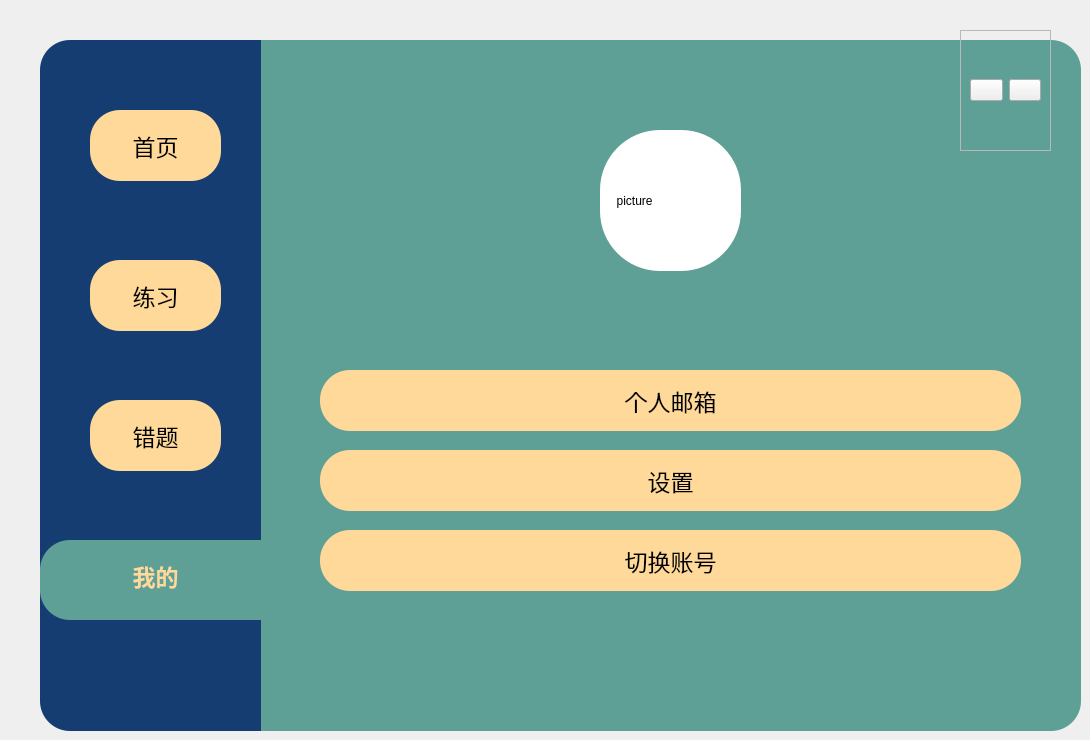
   <widget class="QWidget" name="page_8">
    <widget class="QFrame" name="frame_12">
     <property name="geometry">
      <rect>
       <x>40</x>
       <y>40</y>
       <width>221</width>
       <height>691</height>
      </rect>
     </property>
     <property name="styleSheet">
      <string notr="true">QFrame{
	background-color: rgb(21,61,114);
	border-top-left-radius:30px;
	border-bottom-left-radius:30px;
}</string>
     </property>
     <property name="frameShape">
      <enum>QFrame::StyledPanel</enum>
     </property>
     <property name="frameShadow">
      <enum>QFrame::Raised</enum>
     </property>
     <widget class="QPushButton" name="Bt_wrong_3">
      <property name="geometry">
       <rect>
        <x>50</x>
        <y>360</y>
        <width>131</width>
        <height>71</height>
       </rect>
      </property>
      <property name="font">
       <font>
        <pointsize>17</pointsize>
        <weight>50</weight>
        <bold>false</bold>
       </font>
      </property>
      <property name="styleSheet">
       <string notr="true">QPushButton{
	background-color: rgb(255, 217, 154);
	color: rgb(0, 0, 0);
	border-radius:30px

}
QPushButton:pressed{
	padding-left:5px;
	padding-top:5px;
}</string>
      </property>
      <property name="text">
       <string>错题</string>
      </property>
     </widget>
     <widget class="QPushButton" name="Bt_exercise_3">
      <property name="geometry">
       <rect>
        <x>50</x>
        <y>220</y>
        <width>131</width>
        <height>71</height>
       </rect>
      </property>
      <property name="font">
       <font>
        <pointsize>17</pointsize>
        <weight>50</weight>
        <bold>false</bold>
       </font>
      </property>
      <property name="styleSheet">
       <string notr="true">QPushButton{
	background-color: rgb(255, 217, 154);
	color: rgb(0, 0, 0);
	border-radius:30px

}
QPushButton:pressed{
	padding-left:5px;
	padding-top:5px;
}</string>
      </property>
      <property name="text">
       <string>练习</string>
      </property>
     </widget>
     <widget class="QPushButton" name="Bt_main_3">
      <property name="geometry">
       <rect>
        <x>50</x>
        <y>70</y>
        <width>131</width>
        <height>71</height>
       </rect>
      </property>
      <property name="font">
       <font>
        <pointsize>17</pointsize>
        <weight>50</weight>
        <bold>false</bold>
       </font>
      </property>
      <property name="styleSheet">
       <string notr="true">QPushButton{
	background-color: rgb(255, 217, 154);
	color: rgb(0, 0, 0);
	border-radius:30px

}
QPushButton:pressed{
	padding-left:5px;
	padding-top:5px;
}</string>
      </property>
      <property name="text">
       <string>首页</string>
      </property>
     </widget>
     <widget class="QFrame" name="frame_14">
      <property name="geometry">
       <rect>
        <x>0</x>
        <y>500</y>
        <width>221</width>
        <height>80</height>
       </rect>
      </property>
      <property name="styleSheet">
       <string notr="true">background-color: rgb(94,159,150);
border-top-left-radius:30px;
border-bottom-left-radius:30px</string>
      </property>
      <property name="frameShape">
       <enum>QFrame::StyledPanel</enum>
      </property>
      <property name="frameShadow">
       <enum>QFrame::Raised</enum>
      </property>
      <widget class="QPushButton" name="Bt_setting_3">
       <property name="geometry">
        <rect>
         <x>50</x>
         <y>0</y>
         <width>131</width>
         <height>71</height>
        </rect>
       </property>
       <property name="font">
        <font>
         <pointsize>17</pointsize>
         <weight>75</weight>
         <bold>true</bold>
         <underline>false</underline>
         <strikeout>false</strikeout>
        </font>
       </property>
       <property name="styleSheet">
        <string notr="true">color:rgb(255,217,154)</string>
       </property>
       <property name="text">
        <string>我的</string>
       </property>
      </widget>
     </widget>
     <zorder>frame_14</zorder>
     <zorder>Bt_wrong_3</zorder>
     <zorder>Bt_exercise_3</zorder>
     <zorder>Bt_main_3</zorder>
    </widget>
    <widget class="QPushButton" name="Bt_newacount">
     <property name="geometry">
      <rect>
       <x>320</x>
       <y>530</y>
       <width>701</width>
       <height>61</height>
      </rect>
     </property>
     <property name="font">
      <font>
       <family>SimSun</family>
       <pointsize>17</pointsize>
       <weight>50</weight>
       <bold>false</bold>
      </font>
     </property>
     <property name="styleSheet">
      <string notr="true">QPushButton{
	background-color: rgb(255, 217, 154);
	color: rgb(0, 0, 0);
	border-radius:30px

}
QPushButton:pressed{
	padding-left:5px;
	padding-top:5px;
}</string>
     </property>
     <property name="text">
      <string>切换账号</string>
     </property>
    </widget>
    <widget class="QPushButton" name="Bt_email">
     <property name="geometry">
      <rect>
       <x>320</x>
       <y>370</y>
       <width>701</width>
       <height>61</height>
      </rect>
     </property>
     <property name="font">
      <font>
       <family>SimSun</family>
       <pointsize>17</pointsize>
       <weight>50</weight>
       <bold>false</bold>
      </font>
     </property>
     <property name="styleSheet">
      <string notr="true">QPushButton{
	background-color: rgb(255, 217, 154);
	color: rgb(0, 0, 0);
	border-radius:30px

}
QPushButton:pressed{
	padding-left:5px;
	padding-top:5px;
}</string>
     </property>
     <property name="text">
      <string>个人邮箱</string>
     </property>
    </widget>
    <widget class="QFrame" name="frame_11">
     <property name="geometry">
      <rect>
       <x>960</x>
       <y>30</y>
       <width>91</width>
       <height>121</height>
      </rect>
     </property>
     <property name="frameShape">
      <enum>QFrame::StyledPanel</enum>
     </property>
     <property name="frameShadow">
      <enum>QFrame::Raised</enum>
     </property>
     <layout class="QHBoxLayout" name="horizontalLayout_4">
      <item>
       <widget class="QPushButton" name="pushButton_8">
        <property name="styleSheet">
         <string notr="true">

QPushButton{
	border-image: url(:/icon/res/icon/最小化.png);
	

}
QPushButton:pressed{
	padding-left:5px;
	padding-top:5px;
}</string>
        </property>
        <property name="text">
         <string/>
        </property>
       </widget>
      </item>
      <item>
       <widget class="QPushButton" name="pushButton_9">
        <property name="styleSheet">
         <string notr="true">

QPushButton{
	border-image: url(:/icon/res/icon/关闭.png);
	

}
QPushButton:pressed{
	padding-left:5px;
	padding-top:5px;
}</string>
        </property>
        <property name="text">
         <string/>
        </property>
       </widget>
      </item>
     </layout>
    </widget>
    <widget class="QPushButton" name="Bt_setting_5">
     <property name="geometry">
      <rect>
       <x>320</x>
       <y>450</y>
       <width>701</width>
       <height>61</height>
      </rect>
     </property>
     <property name="font">
      <font>
       <family>SimSun</family>
       <pointsize>17</pointsize>
       <weight>50</weight>
       <bold>false</bold>
      </font>
     </property>
     <property name="styleSheet">
      <string notr="true">QPushButton{
	background-color: rgb(255, 217, 154);
	color: rgb(0, 0, 0);
	border-radius:30px

}
QPushButton:pressed{
	padding-left:5px;
	padding-top:5px;
}</string>
     </property>
     <property name="text">
      <string>设置</string>
     </property>
    </widget>
    <widget class="QLabel" name="label_4">
     <property name="geometry">
      <rect>
       <x>600</x>
       <y>130</y>
       <width>141</width>
       <height>141</height>
      </rect>
     </property>
     <property name="styleSheet">
      <string notr="true">border-radius:60px;
background-color: rgb(255, 255, 255);</string>
     </property>
     <property name="text">
      <string>     picture</string>
     </property>
    </widget>
    <widget class="QLabel" name="label_drag_3">
     <property name="geometry">
      <rect>
       <x>260</x>
       <y>40</y>
       <width>821</width>
       <height>691</height>
      </rect>
     </property>
     <property name="styleSheet">
      <string notr="true">QFrame{
	background-color: rgb(94,159,150);
	border-top-right-radius:30px;
	border-bottom-right-radius:30px;
}</string>
     </property>
     <property name="text">
      <string/>
     </property>
    </widget>
    <zorder>label_drag_3</zorder>
    <zorder>Bt_setting_5</zorder>
    <zorder>Bt_newacount</zorder>
    <zorder>frame_11</zorder>
    <zorder>Bt_email</zorder>
    <zorder>label_4</zorder>
    <zorder>frame_12</zorder>
   </widget>
